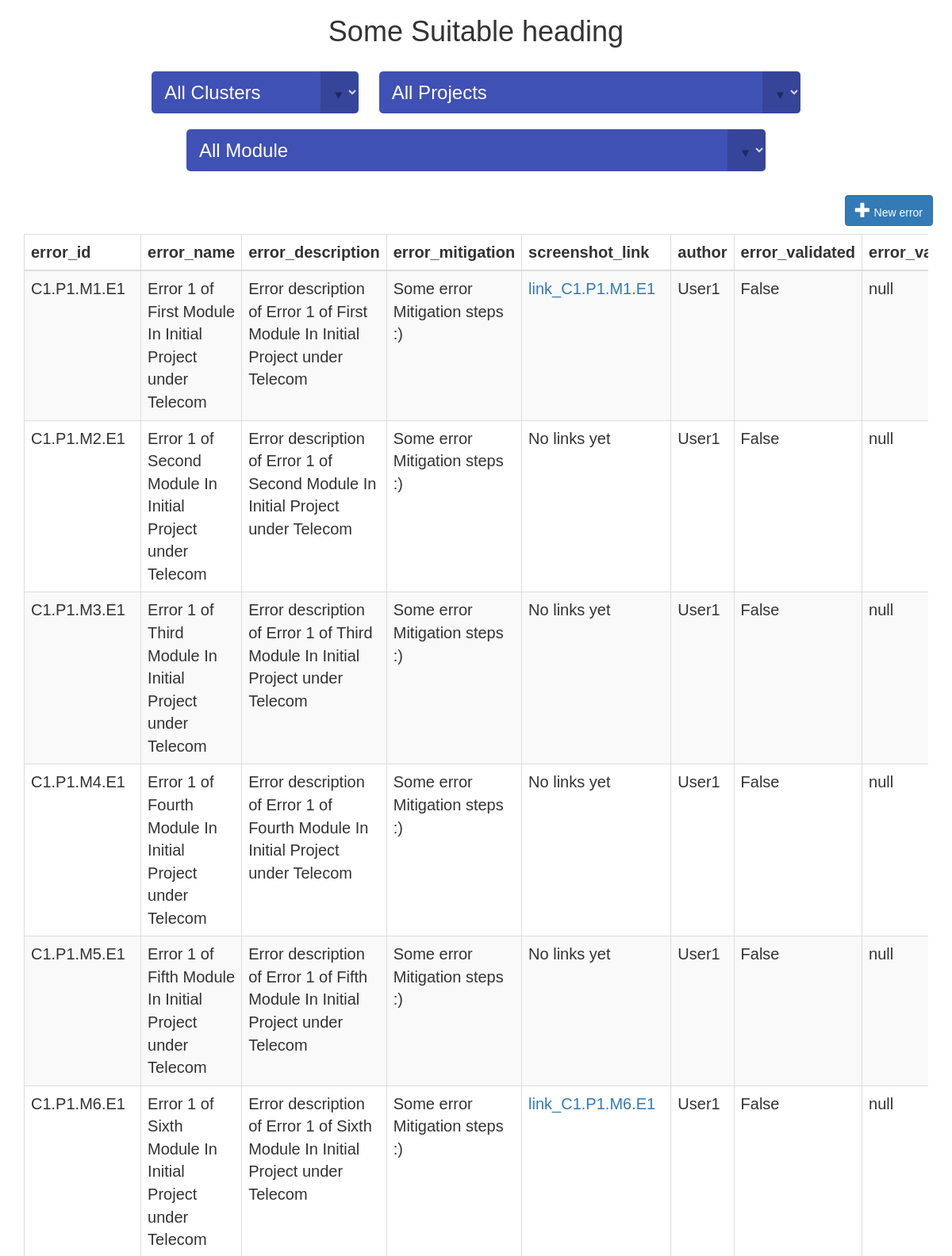
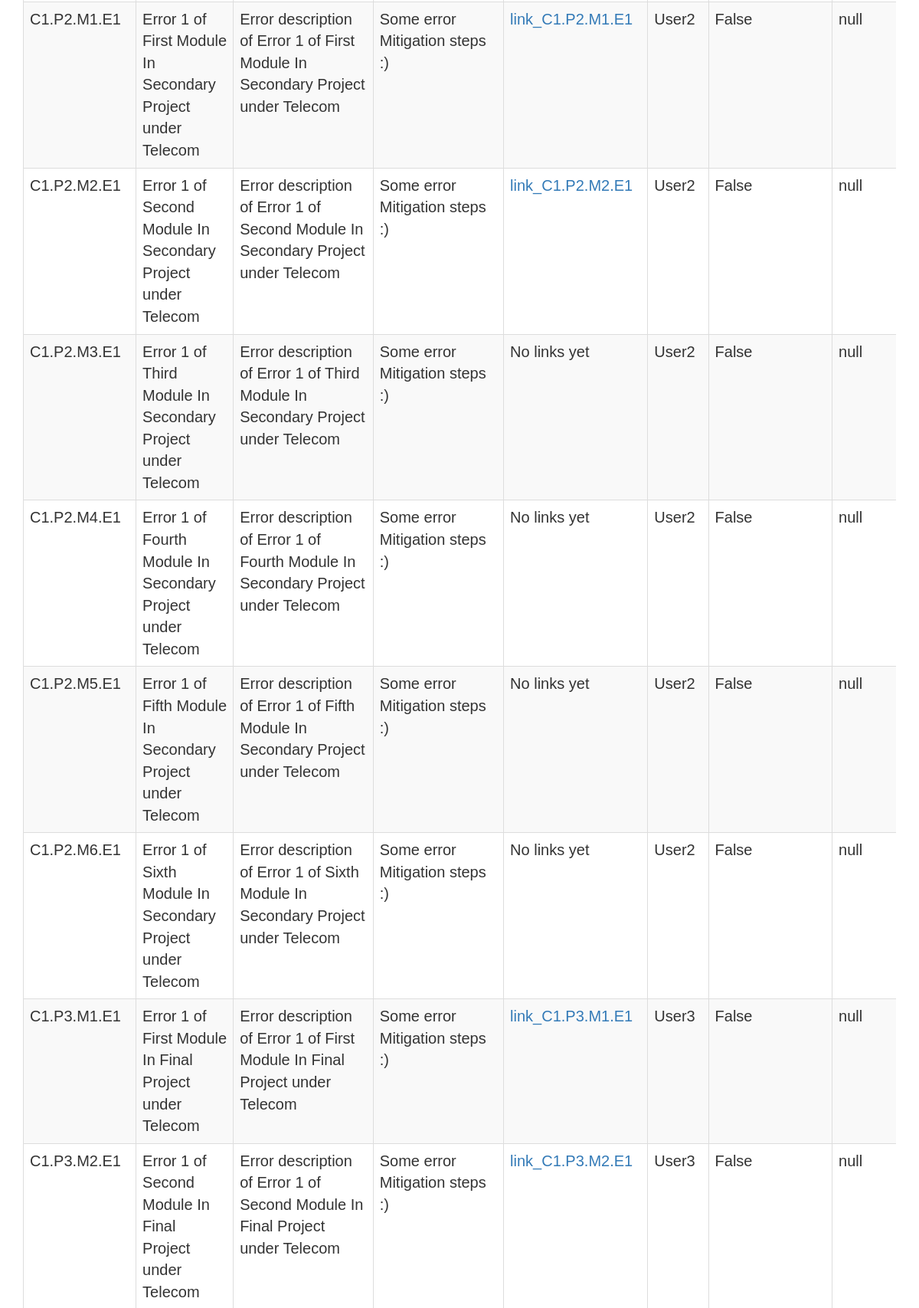
The app's page /sample/search/ (upper part) with its own data (2 pictures, top to bottom).
### sample/models.py (models this page shows, shortened)
class ErrorData(models.Model):
    module_id = models.ForeignKey(ModuleData, to_field='module_id', on_delete=models.CASCADE)
    error_id = models.CharField(max_length=20,unique=True,default="C1.P1.M1.E1")
    error_name = models.CharField(max_length = 1000)
    error_description = models.CharField(max_length = 1000)
    error_mitigation = models.CharField(max_length = 1000)
    link_valid = models.BooleanField(default=False)
    screenshot_link = models.CharField(max_length = 1000)
    author = models.CharField(max_length = 1000)
    error_validated = models.BooleanField(default=False)
    error_validator = models.CharField(max_length = 1000)
    editors_list = models.CharField(max_length = 1000)
    class Meta:
        ordering = ('error_id',)
        verbose_name = "Error Data"
        verbose_name_plural = "Error Data"

### sample/views.py (the view)
# urls.py: path('search/', views.search, name='search'),
def search(request):
    all_cluster_data = ClusterData.objects.all()
    all_module_data = ModuleData.objects.all()
    all_project_data = ProjectData.objects.all()
    all_error_data = ErrorData.objects.all()
    context = {
        'cluster_data': all_cluster_data,
        'module_data': all_module_data,
        'project_data': all_project_data,
        'error_data': all_error_data,
    }
    return render(request, 'sample/search.html', context)

### sample/templates/sample/search.html (shortened to what this page needs)
{% load widget_tweaks %}
<!DOCTYPE html>
<html>
<head>
	<link rel="stylesheet" href="https://maxcdn.bootstrapcdn.com/bootstrap/3.3.7/css/bootstrap.min.css">
	<link rel="stylesheet" href="https://cdnjs.cloudflare.com/ajax/libs/material-design-lite/1.1.0/material.min.css">
	<link rel="stylesheet" href="https://cdn.datatables.net/1.10.19/css/dataTables.material.min.css	">
</head>
<body>
	<div class="heading">
		<h1>Some Suitable heading</h1>
	</div>
	<div class="select-container">
		<span class="custom-dropdown big">
			<select id="cluster" class="custom_dropdown">
				<option value="All">All Clusters</option>
			</select>
		</span>
		<span class="custom-dropdown big">
			<select id="project" class="custom_dropdown">
				<option value="All">All Projects</option>
			</select>
		</span>
		<span class="custom-dropdown big">
			<select id="module" class="custom_dropdown">
				<option value="All">All Module</option>
			</select>
		</span>
	</div>
	<div class="new">
		<p>
			<button type="button" class="btn btn-primary js-create-book">
				<span class="glyphicon glyphicon-plus"></span>
				New error
			</button>
		</p>
	</div>
	<div class="container">
		<div class="row table-responsive">
			<table class="table table-striped table-bordered" style="width:100%" id="dataTable" data-order='[[ 0, "asc" ]]' data-page-length='5'>
				<thead>
					<tr>
						<th>error_id</th>
						<th>error_name</th>
						<th>error_description</th>
						<th>error_mitigation</th>
						<th>screenshot_link</th>
						<th>author</th>
						<th>error_validated</th>
						<th>error_validator</th>
					</tr>
				</thead>
				<tbody>
					{% for error_data in error_data %}
					<tr>
						<td id="error_id">{{ error_data.error_id }}</td>
						<td id="error_name">{{ error_data.error_name }}</td>
						<td id="error_description">{{ error_data.error_description }}</td>
						<td id="error_mitigation">{{ error_data.error_mitigation }}</td>
						{% if error_data.link_valid == True %}
						<td id="screenshot_link">
							<a href="{{ error_data.screenshot_link }}" target="_blank">link_{{error_data.error_id}}</a>
						</td>
						{% else %}
						<td id="screenshot_link">{{ error_data.screenshot_link }}</td>
						{% endif %}
						<td id="author">{{ error_data.author }}</td>
						<td id="error_validated">{{ error_data.error_validated }}</td>
						<td id="error_validator">{{ error_data.error_validator }}</td>
					</tr>
					{% endfor %}
				</tbody>
			</table>
		</div>
	</div>
</body>
</html>

### sample/templates/sample/search.html (style rules this page uses)
* { font-size: 20px; }
.container { position: relative; margin-bottom: 16px; }
@media (min-width: 1200px) { .container { width: 95%; } }
body { font-family: Arial, Helvetica; }
.select-container { margin: 2rem; text-align: center; }
.big { font-size: 1.2em; }
.custom-dropdown { position: relative; display: inline-block; vertical-align: middle; margin: 10px; }
.custom-dropdown select { background-color: #3F51B5; color: #fff; font-size: inherit; padding: .5em; padding-right: 2.5em; border: 0; margin: 0; border-radius: 5px; text-indent: 0.01px; text-overflow: ''; -webkit-appearance: button; }
.custom-dropdown::before, .custom-dropdown::after { content: ""; position: absolute; pointer-events: none; }
.custom-dropdown::after { content: "\25BC"; height: 1em; font-size: .625em; line-height: 1.5em; right: 1.2em; top: 50%; margin-top: -.5em; }
.custom-dropdown::before { width: 2em; right: 0; top: 0; bottom: 0; border-radius: 0 3px 3px 0; }
.custom-dropdown::before { background-color: rgba(0, 0, 0, .15); }
.custom-dropdown::after { color: rgba(0, 0, 0, .4); }
.heading { text-align: center; }
.new { text-align: right; margin-right: 2%; }

### records on screen
ErrorData: error_id "C1.P1.M1.E1", error_name "Error 1 of First Module In Initial Project under Telecom", error_description "Error description of Error 1 of First Module In Initial Project under Telecom", error_mitigation "Some error Mitigation steps :)", author "User1", error_validated "False", error_validator "null"
ErrorData: error_id "C1.P1.M2.E1", error_name "Error 1 of Second Module In Initial Project under Telecom", error_description "Error description of Error 1 of Second Module In Initial Project under Telecom", error_mitigation "Some error Mitigation steps :)", screenshot_link "No links yet", author "User1", error_validated "False", error_validator "null"
ErrorData: error_id "C1.P1.M3.E1", error_name "Error 1 of Third Module In Initial Project under Telecom", error_description "Error description of Error 1 of Third Module In Initial Project under Telecom", error_mitigation "Some error Mitigation steps :)", screenshot_link "No links yet", author "User1", error_validated "False", error_validator "null"
ErrorData: error_id "C1.P1.M4.E1", error_name "Error 1 of Fourth Module In Initial Project under Telecom", error_description "Error description of Error 1 of Fourth Module In Initial Project under Telecom", error_mitigation "Some error Mitigation steps :)", screenshot_link "No links yet", author "User1", error_validated "False", error_validator "null"
ErrorData: error_id "C1.P1.M5.E1", error_name "Error 1 of Fifth Module In Initial Project under Telecom", error_description "Error description of Error 1 of Fifth Module In Initial Project under Telecom", error_mitigation "Some error Mitigation steps :)", screenshot_link "No links yet", author "User1", error_validated "False", error_validator "null"
ErrorData: error_id "C1.P1.M6.E1", error_name "Error 1 of Sixth Module In Initial Project under Telecom", error_description "Error description of Error 1 of Sixth Module In Initial Project under Telecom", error_mitigation "Some error Mitigation steps :)", author "User1", error_validated "False", error_validator "null"
ErrorData: error_id "C1.P2.M1.E1", error_name "Error 1 of First Module In Secondary Project under Telecom", error_description "Error description of Error 1 of First Module In Secondary Project under Telecom", error_mitigation "Some error Mitigation steps :)", author "User2", error_validated "False", error_validator "null"
ErrorData: error_id "C1.P2.M2.E1", error_name "Error 1 of Second Module In Secondary Project under Telecom", error_description "Error description of Error 1 of Second Module In Secondary Project under Telecom", error_mitigation "Some error Mitigation steps :)", author "User2", error_validated "False", error_validator "null"
ErrorData: error_id "C1.P2.M3.E1", error_name "Error 1 of Third Module In Secondary Project under Telecom", error_description "Error description of Error 1 of Third Module In Secondary Project under Telecom", error_mitigation "Some error Mitigation steps :)", screenshot_link "No links yet", author "User2", error_validated "False", error_validator "null"
ErrorData: error_id "C1.P2.M4.E1", error_name "Error 1 of Fourth Module In Secondary Project under Telecom", error_description "Error description of Error 1 of Fourth Module In Secondary Project under Telecom", error_mitigation "Some error Mitigation steps :)", screenshot_link "No links yet", author "User2", error_validated "False", error_validator "null"
ErrorData: error_id "C1.P2.M5.E1", error_name "Error 1 of Fifth Module In Secondary Project under Telecom", error_description "Error description of Error 1 of Fifth Module In Secondary Project under Telecom", error_mitigation "Some error Mitigation steps :)", screenshot_link "No links yet", author "User2", error_validated "False", error_validator "null"
ErrorData: error_id "C1.P2.M6.E1", error_name "Error 1 of Sixth Module In Secondary Project under Telecom", error_description "Error description of Error 1 of Sixth Module In Secondary Project under Telecom", error_mitigation "Some error Mitigation steps :)", screenshot_link "No links yet", author "User2", error_validated "False", error_validator "null"
ErrorData: error_id "C1.P3.M1.E1", error_name "Error 1 of First Module In Final Project under Telecom", error_description "Error description of Error 1 of First Module In Final Project under Telecom", error_mitigation "Some error Mitigation steps :)", author "User3", error_validated "False", error_validator "null"
ErrorData: error_id "C1.P3.M2.E1", error_name "Error 1 of Second Module In Final Project under Telecom", error_description "Error description of Error 1 of Second Module In Final Project under Telecom", error_mitigation "Some error Mitigation steps :)", author "User3", error_validated "False", error_validator "null"
